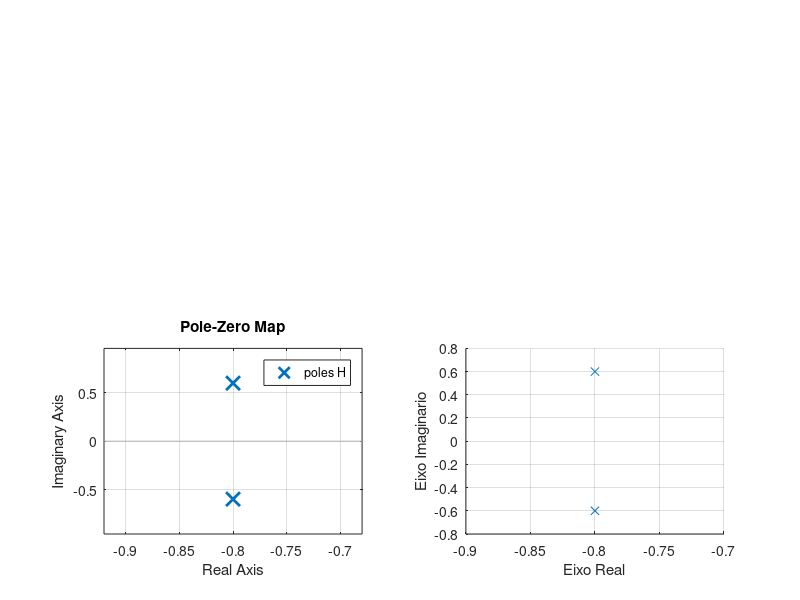

The MATLAB script that drew this image: (Note: this script raises an error after producing the figure.)
clear
clc
close all 

wn = 1;
zeta = 0.8;
Num = [wn];
Den = [1 2*zeta*wn wn^2];
H = tf(Num, Den);       % cria função de transferência 

t = 0:0.1:10;
figure(1);
subplot(2,2,1);
st = step(H, t);  % step(H) gera um gráfico default 
plot(t, st);      % alternativa para detalhar figura 
grid; grid minor; % grades do gráfico 
title(['zeta = ', num2str(zeta)]);  % usa vetor de strings
xlabel('tempo [s]'); ylabel ('Resposta ao degrau [\mu a]');

subplot(2,2,2);
impulse(H);  %mais opções gráficas com impulseplot()

subplot(2,2,3);
pzmap(H)     %mais opções gráficas com pzplot()
p = roots(Den)  % calcula polos e imprime nas linhas de comando

subplot(2, 2, 4);
scatter(real(p), imag(p), 'x');
ylabel("Eixo Imaginario")
xlabel("Eixo Real")

grid;
str = strcat('\zeta = ', num2str(zeta));  % usa concatenação
title("Polos para:" + str)
